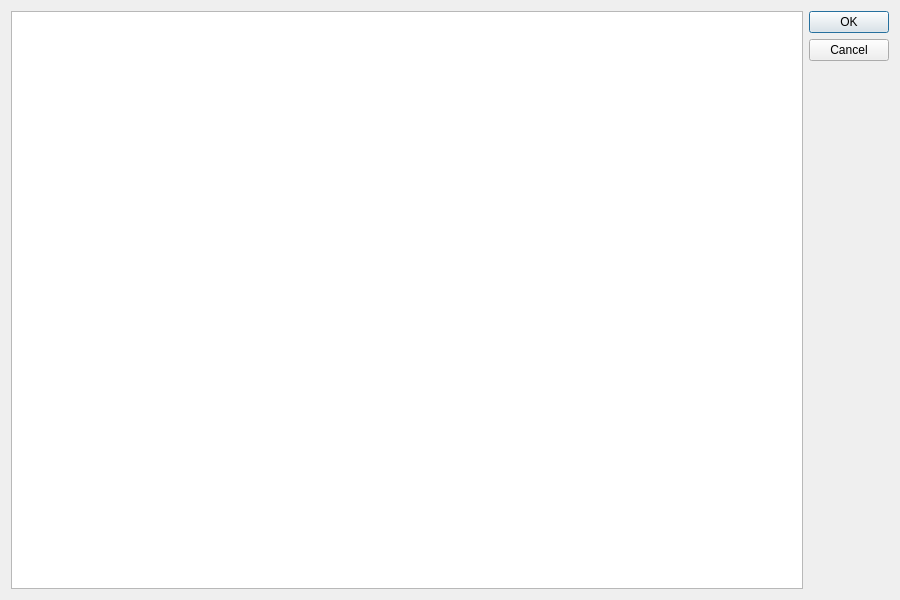
<?xml version="1.0" encoding="UTF-8"?>
<ui version="4.0">
 <author>Brian Day</author>
 <class>Dialog</class>
 <widget class="QDialog" name="Dialog">
  <property name="geometry">
   <rect>
    <x>0</x>
    <y>0</y>
    <width>900</width>
    <height>600</height>
   </rect>
  </property>
  <property name="windowTitle">
   <string>Dialog</string>
  </property>
  <layout class="QHBoxLayout" name="horizontalLayout">
   <item>
    <widget class="QGraphicsView" name="graphicsView">
     <property name="renderHints">
      <set>QPainter::TextAntialiasing</set>
     </property>
    </widget>
   </item>
   <item>
    <widget class="QDialogButtonBox" name="buttonBox">
     <property name="orientation">
      <enum>Qt::Vertical</enum>
     </property>
     <property name="standardButtons">
      <set>QDialogButtonBox::Cancel|QDialogButtonBox::Ok</set>
     </property>
    </widget>
   </item>
  </layout>
  <action name="actionWebsite">
   <property name="text">
    <string>Website</string>
   </property>
   <property name="toolTip">
    <string>&lt;html&gt;&lt;head/&gt;&lt;body&gt;&lt;p&gt;&lt;a href=&quot;http://127.0.0.1:56477/&quot;&gt;&lt;span style=&quot; text-decoration: underline; color:#0000ff;&quot;&gt;Jobs Map&lt;/span&gt;&lt;/a&gt;&lt;/p&gt;&lt;/body&gt;&lt;/html&gt;</string>
   </property>
  </action>
 </widget>
 <resources/>
 <connections>
  <connection>
   <sender>buttonBox</sender>
   <signal>accepted()</signal>
   <receiver>Dialog</receiver>
   <slot>accept()</slot>
   <hints>
    <hint type="sourcelabel">
     <x>248</x>
     <y>254</y>
    </hint>
    <hint type="destinationlabel">
     <x>157</x>
     <y>274</y>
    </hint>
   </hints>
  </connection>
  <connection>
   <sender>buttonBox</sender>
   <signal>rejected()</signal>
   <receiver>Dialog</receiver>
   <slot>reject()</slot>
   <hints>
    <hint type="sourcelabel">
     <x>316</x>
     <y>260</y>
    </hint>
    <hint type="destinationlabel">
     <x>286</x>
     <y>274</y>
    </hint>
   </hints>
  </connection>
 </connections>
</ui>
